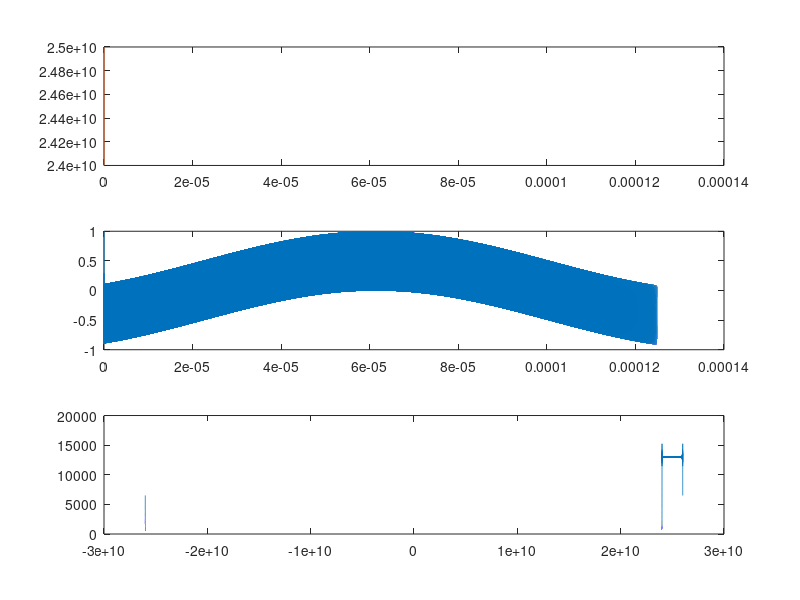
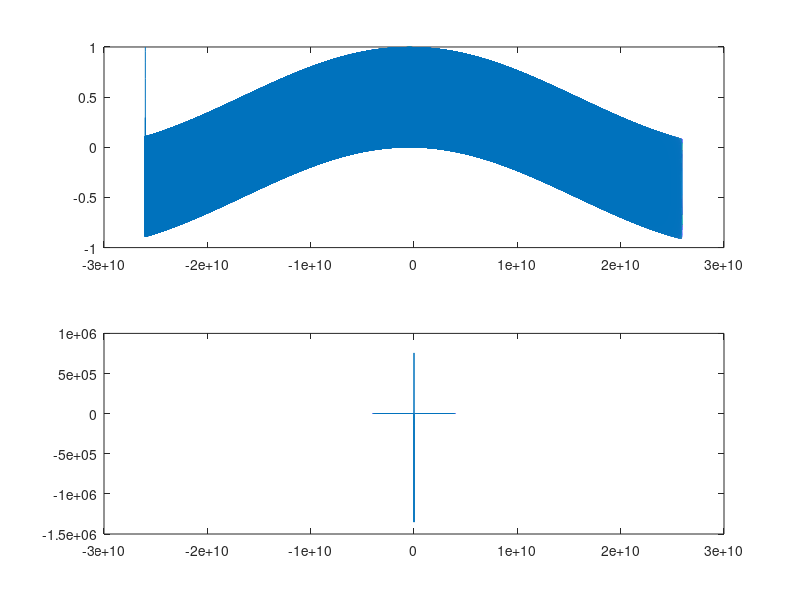

The MATLAB script that drew these images, in order: (Note: a time limit stopped this script after it produced the figures.)
%%%%%%%%%%%%%%%%%%%%%%%%%%%%%%%%%%%%%%%%%%%%%%%%%%%%%%%%%%%%%%%%%%%%%%%%%%%%%%%%
%FMCW SAR
%
%%%%%%%%%%%%%%%%%%%%%%%%%%%%%%%%%%%%%%%%%%%%%%%%%%%%%%%%%%%%%%%%%%%%%%%%%%%%%%%%
% load data and set parameters
c=2.99792458*10^8;

%load data

%% test data: target at 50 cm

%modulation
f0  = 24E9;            % GHz
BW  = 2E9;             % GHz
T   = 0.125E-3;        % ms Sweep Time !!!!!
Nt   = 256%1024;           % number of measurement points (mixed down)
th  = 0:1/(26E9)/2:T-1/(26E9)/2;  % fast time sampling (for simulator only)
d_th = mean(diff(th)); % time step (for simulator only)
alpha=(BW/T);          % frequency ramp rate

% baseband sampling
ts  =linspace(0,T,Nt); % Baseband time sampling sampling
d_ts = mean(diff(ts)); % Baseband time step 

% Simulation parameters

% Frequency ramp
ft =@(t) (f0 + 1/2*BW*mod(t,T)/T);   %chirp ramp
st =exp(1.0j*2*pi*ft(th).*th);       %chirp functon

% Received signal
% Delay time
tau = 2*.06/c%2E-9 %ns
sr = exp(1.0j*2*pi*ft(th-tau).*(th-tau)); %delayed signal
sm = real(st).*real(sr);                  %mixed signal, note mixed in real domain

% figure
% test_sm = exp(1j*2*pi*(f0*tau+alpha*th*tau-(1/2)*alpha*tau^2));
% plot(th(sample_Nt),real(sm(sample_Nt))); hold on;
% plot(th(sample_Nt), test_sm(sample_Nt),'r');

figure(1); clf; %plot frequency ramp
subplot(3,1,1)
plot(th,ft(th)); hold on;
plot(th,ft(th-tau)); 


subplot(3,1,2) %plot mixed siginal signal 
plot(th,real(sm))

subplot(3,1,3); %plot out signal in frequency domain
th_freqs = -1/(2*d_th):1/(T):1/(2*d_th)-1/T; 
st_FFT=ifftshift(fft(st));
plot(th_freqs,abs(st_FFT)); hold on;

figure(2); clf; %plot mixed signal in frequency domain
subplot(2,1,1)
plot(th_freqs,real(sm));
subplot(2,1,2)
plot(th_freqs,ifftshift(fft(sm)));

sample_Nt=floor(1:length(th)/Nt:length(th)); %range 

figure(3); clf; %plot sampled signal
subplot(2,1,1)
plot(th(sample_Nt),sm(sample_Nt))
subplot(2,1,2)

ts_freqs=-1/(2*d_ts):1/T:1/(2*d_ts);
sb=ifftshift(fft(sm(sample_Nt)))
plot(ts_freqs,abs(sb)); %frequency demand

%calc distance
[~,indx] = max(abs(sb(Nt/2+1:end)));
fb=ts_freqs(Nt/2+indx);

r=c*T*fb/(2*BW)
%beat frequency

% RVP
figure(31); clf;
subplot(3,1,1)
sRVP = exp(0*1j*pi*(ts_freqs).^2/alpha); %apply RVP filter !!!!!!!!!!!!

plot(ts_freqs,real(sRVP),ts_freqs,imag(sRVP),'--');

subplot(3,1,2)
sbsRVP = sb.*sRVP; %apply RVP filter

plot(ts_freqs, abs(sb),'b',ts_freqs,abs(sbsRVP),'r');

subplot(3,1,3); clf;
plot(ts,real(sm(sample_Nt)),'b'); hold on;
plot(ts,real(ifft(fftshift(sbsRVP))),'r')



%% point source test source
fmax = f0+BW;
lambdaMax = c/fmax;

%measurement track path

%scene 
xvec = 0:0.005:1;
yvec = 0:0.0075:.2 %!not set to max range

% yvec = -.1:lambdaMax/2:.1;

%scene center
flightAltitude = 0.001; %flight height
yCenter = mean(yvec) ; %offset
 R=sqrt(flightAltitude^2+yCenter^2); %%%%%%%%%!!!!!!!!!!!!!!!!!!!!!!!!!!
% R = 0.01;
xpath = xvec(1:end);


%max range measurable with beat frequency
rmax = c*(1/2)*(1/d_th)*T/(2*BW);

%make 
figure(4); clf; %target scene

[xgrid,ygrid] = meshgrid(xvec, yvec);

target = zeros(size(xgrid(:,:)));
target(floor(4*end/5),floor(4*end/5)) = 1;
target(floor(end/3),floor(end/3)) = 1;

subplot(2,1,1)
imagesc(xvec-x1,yvec-y1,target)
axis equal; axis tight; axis xy;
% generate received_signal


sb=zeros(numel(ts),numel(xpath));

 status = floor(linspace(0,numel(xpath),11));
for ii=1:numel(xpath)
    distance = sqrt(R^2+(xgrid-xpath(ii)).^2 + ygrid.^2); %from center
    tdelay  = 2*distance/c; %time delay to each point
    tmtx = repmat(permute(ts,[1,3,2]),size(xgrid,1), size(xgrid,2)); %make matrix of time points
    
%     %straight up mixing real components
%     sb(:,ii) = squeeze(squeeze(sum(target...
%         .*1./distance.*real(exp(1j*2*pi*ft(tmtx).*(tmtx)))...
%         .*1./distance.*real(exp(1j*2*pi*ft(tmtx-tdelay).*(tmtx-tdelay)))...
%         ,[1,2])));   %mix down to baseband

    %using equation
       %straight up mixing real components
%     sb(:,ii) = squeeze(squeeze(sum(target...
%        .*exp(1j*2*pi*(f0*tdelay+alpha.*tdelay.*tmtx-(1/2)*alpha.*tdelay.^2))...
%         ,[1,2])));   %mix down to baseband
%     
       sb(:,ii) = squeeze(squeeze(sum(target...
       .*((1./distance).^2).*exp(1j*2*pi*(f0*tdelay+alpha.*tdelay.*tmtx))...
        ,[1,2])));   %mix down to baseband
% 
%        sb(:,ii) = squeeze(squeeze(sum(target...
%        .*exp(1j*2*pi*(f0*tdelay+alpha.*tdelay.*tmtx))...
%         ,[1,2])));   %mix down to baseband    


    if sum(ii == status) == 1
    disp(['percent done: ', num2str(ii/numel(xpath)*100)]) 
    end
%     Sb = ifftshift(fft(sb(:,ii))); %take fft to get to frequency regime
%     [~,indx] = max(abs(Sb(Nt/2+1:end))); %find max frequencie position (ignore negative frequencies)
%     image(5); subplot(3,1,1);
%     hold on
%     plot(ts,abs(Sb));
%     
%     subplot(3,1,2)
%     hold on;
%     
%     fb=ts_freqs(Nt/2+indx); %calc baseband frequency
%     r=c*T*fb/(2*BW); %determine range 
%     plot(distance(target(:)==1),r,'-o');
%     axis equal
%     drawnow
end
figure(4), subplot(2,1,2);
imagesc(xpath,ts, angle(sb)), axis xy;

%% Reconstruct g= Hf
%reconstruction zone

[xi,yi] = meshgrid(xvec, yvec); %grid of xi, yi positions
%generate H
fest = zeros(numel(xi),1); %initialize estimate signal
% H=zeros(length(k)*length(xpath),numel(xi(:))); 

for ii=1:numel(xpath)
    
Di = sqrt(R.^2+(xpath(ii)-xi(:)).^2 + yi(:).^2).'; %distance to all points from xpath
tdelayi=2*Di/c; %time delay
%measurement matrix; note di is n x 1 and k is 1 x n vector
% H(1+(ii-1)*length(k):ii*length(k),:) = (1./Di.*exp(-1j*k.*Di)...
%                                       .*1./Di.*exp(-1j*k.*Di)).';
% Hjj  = ((1./Di).*exp(-1j*k.*Di)).*((1./Di).*exp(-1j*k.*Di));
% fest = Hjj(:)'*meas

% Hii  =((1./Di).*exp(1j*2*pi*ft(ts.').*(ts.'))).*((1./Di).*exp(1j*2*pi*ft(ts.'-tdelayi).*(ts.'-tdelayi))); %calc measurment matrix
% fest = fest+ Hii'*sb(:,ii);

Hii  =exp(1j*2*pi*(f0*tdelayi+alpha.*tdelayi.*ts.')); %calc measurment matrix
fest = fest+ Hii'*sb(:,ii);

% does not need ranging (c/(2*BW*1/T))... solely based on phase info 
end

image = reshape(fest, [size(xi,1),size(xi,2)])
image= abs(image)/max(abs(image(:)));

figure(4)
subplot(2,1,2)
imagesc(xvec-x1, yvec-y1,image)
axis equal; axis xy; axis tight;
%solve for image
% Kr = (4*pi/c)*(BW/T)*(fc/(BW/T)-ts);
% 
% Ky = sqrt(Kr.^2-Kx.^2)
%calculate fields at measurement position

%% reconstruct with RMA
% f  = linspace(f0,f0+BW,Nt); %freq Range
x1 = mean(xpath);           % center of image, x
y1 = mean(yvec);            % center of image, y                

%imaging regime size
Lx = abs(xvec(end)-xvec(1));
Ly = abs(yvec(end)-yvec(1));

%stepsize of measurements   
dx = abs(mean(diff(xpath)));

%zero pad
pad_Nx = 2.^(nextpow2(size(sb,2))); 
pad_Nr = 2.^(nextpow2(size(sb,1)));

dxi = Lx/(pad_Nx-1);
% dri = Ly/(pad_Nx-1);
% Kr spatial frequency rage (min, max); from
% exp(1j*2*pi*(f0*tau+alpha*tau*ts) = exp(1j*2*Kr*r)
KrMin = (4*pi/c)*alpha*(f0/alpha+ts(1).');
KrMax = (4*pi/c)*alpha*(f0/alpha+ts(end).');
Krc = (KrMax+KrMin)/2;
dkr   = abs(mean(diff((4*pi/c)*alpha*(f0/alpha+ts.'))));



% dr    = (KrMax-KrMin)/(pad_Nr-1);

% [Kx, Kr] = meshgrid(-2*pi/(2*dx):2*pi/(Lx):2*pi/(2*dx),(4*pi/c)*alpha*(f0/alpha+ts.'));
%   [Kx, Kr] = meshgrid(linspace(-2*pi/(2*dx),2*pi/(2*dx)-2*pi/(Lx),size(sb,2)),(4*pi/c)*alpha*(f0/alpha+ts.'));
% [Kx, Kr] = meshgrid(linspace(-2*pi/(2*dxi),2*pi/(2*dxi),pad_Nx),linspace(KrMin,KrMax, pad_Nr));
 [Kx, Kr] = meshgrid(-2*pi/(2*dx):2*pi/Lx:2*pi/(2*dx),(4*pi/c)*alpha*(f0/alpha+ts.'));
% [Kx, Kr] = meshgrid(-2*pi/(2*dx):2*pi/Lx:2*pi/(2*dx),(KrMin:dkr:KrMax));

%Calculate associated Ky component
Ky=sqrt(Kr.^2-Kx.^2)-Krc;
Ky=real(Ky);

%plot fields pre-RMA application
figure(5)
subplot(1,3,1)
imagesc(xvec, ts, real(sb));  axis xy; axis tight; 

subplot(1,3,2)
imagesc(xvec, ts, imag(sb));  axis xy; axis tight; 

subplot(1,3,3)
imagesc(xvec, ts, angle(sb)); axis xy; axis tight;

%conjugate signal 
wc = 2*pi*(f0+BW/2);
% wc = 2*pi*(f0);
% wc = repmat(wc,1,size(sb,2));

% sb_kr_xn = ifftshift(fft(fftshift(sb.*exp(-1j*wc.*ts.'),1),[],1)); %!!!!!!!!!!!!!!!!!!!!!!
% sb_kr_xn = fft(sb.*exp(-1j*wc.*ts.'),[],1); %!!!!!!!!!!!!!!!!!!!!!!
sb_kr_xn = ifftshift(fft(sb,[],1),1); %!!!!!!!!!!!!!!!!!!!!!!

% sb_kr_xn = fft(sb,[],1); %!!!!!!!!!!!!!!!!!!!!!!

% sb_kr_xn = sb.*exp(-1j*wc.*ts.');
% sb_kr_xn = sb.*exp(-1j*Krc.*(c*ts.')); %!!!!!!!!!!!!!!!!!!!!!!


%slow axisimagesc(xpath,Kr(1,:), abs(sb_kr_xn)); axis xy; axis tight;  

%fft slow axis
clear sb_kr_kxn;
sb_kr_kxn= ifftshift(fft(fftshift(sb_kr_xn,2),[],2),2);

% plot fields post fft
figure(6)
subplot(4,1,1)
imagesc(Kx(1,:),Kr(:,1), abs(sb_kr_kxn)); axis xy; axis tight;

title('spatial frequenc ydomain (phase)')
%shift
sb_kr_kxn_mf=sb_kr_kxn.*exp(-1j*R*sqrt(Kr.^2-Kx.^2)-1j*Kx*x1);

% add zero padding
% sb_kr_kxn_mf = padarray(sb_kr_kxn_mf,[ceil((pad_Nr-size(sb,1))/2), ceil((pad_Nx-size(sb,2))/2)],0,'pre'); %note, adding paddig to end here Kr
% % sb_kr_kxn = padarray(sb_kr_kxn,[floor((pad_Nr-size(sb,1))), floor((pad_Nx-size(sb,2))/2)],0,'post');
% sb_kr_kxn_mf = padarray(sb_kr_kxn_mf,[floor((pad_Nr-size(sb,1))/2), floor((pad_Nx-size(sb,2))/2)],0,'post');

% Kyi = padarray(Ky,[ceil((pad_Nx-size(sb,1))/2), ceil((pad_Nx-size(sb,2))/2)],0,'pre'); %note, adding paddig to end here Kr
% % sb_kr_kxn = padarray(sb_kr_kxn,[floor((pad_Nr-size(sb,1))), floor((pad_Nx-size(sb,2))/2)],0,'post');
% Kyi = padarray(Kyi,[floor((pad_Nx-size(sb,1))/2), floor((pad_Nx-size(sb,2))/2)],0,'post');



% Kyi = padarray(Ky,[ceil((pad_Nr-size(sb,1))/2), ceil((pad_Nx-size(sb,2))/2)],0,'pre');
% Kyi = padarray(Kyi,[floor((pad_Nr-size(sb,1))/2), floor((pad_Nx-size(sb,2))/2)],0,'post');

numSampling = 2^nextpow2(size(sb_kr_kxn_mf,1)+1000); %opt 2 (sample at next power of 2)
%  numSampling = size(sb_kr_kxn_mf,1); %opt 2 (sample at next power of 2)


% numSampling = 2^nextpow2(length(yvec)); %opt 2 (sample at next power of 2)

% numSampling = 2^(nextpow2(size(sb_kr_kxn,1))); %opt 2 (sample at next power of 2) 
Ky_min = min(min(Ky(Ky~=0)));
Ky_min = min(min(Ky));
Ky_max = max(max(Ky));

dky_resample = ((Ky_max-Ky_min))/(numSampling-1);
Ky_resample = linspace(-Ky_max,Ky_max, numSampling);

figure; 
imagesc(Kx(1,:),Ky_resample(:,1), abs(sb_kr_kxn_mf)); axis xy; axis tight;
title('mag after stolt interpolation')
xlabel('Kx(rad/m)')
ylabel('Ky(rad/m)')

% Sxy=padarray(Sxy,[ceil((pad-size(measurements,1))/2), ceil((pad-size(measurements,2))/2)],0,'pre');
% Sxy=padarray(Sxy,[floor((pad-size(measurements,1))/2), floor((pad-size(measurements,2))/2)],0,'post');


figure(6)
subplot(4,1,2)
imagesc(Kx(1,:),Kr(:,1), angle(sb_kr_kxn_mf)); axis xy; axis tight;
title('mag post matched filter')
xlabel('Kx(rad/m)')
ylabel('Kr(rad/m)')



subplot(4,1,3)
imagesc(Kx(1,:),Kr(:,1), Ky); axis xy; axis tight;
title('abs(Ky)')
xlabel('Kx(rad/m)')
ylabel('Kr(rad/m)')


% dy_rescale=

% dy_resample=2*pi/(Ky_max-Ky_min);
% Ky_resample = (0:dy_resample:yvec(end)).';

sb_kx_ky = zeros(length(Ky_resample),size(sb_kr_kxn_mf,2)); 

% Stolt interpolation
% for jj = 1:size(sb_kr_kxn_mf,2)
%     indx_vec = squeeze(squeeze(real(Ky(:,jj))~=0));    
%     if ~(sum(indx_vec)==0 || sum(indx_vec)==1) %check that there are enough points to interpolate
%         sb_kx_ky(:,jj) = interp1(Ky(indx_vec,jj), sb_kr_kxn_mf(indx_vec,jj), Ky_resample, 'nearest',0);
%     end
% end

% Stolt interpolation


for jj = 1:size(sb_kr_kxn_mf,2)
    indx_vec = squeeze(squeeze(real(Ky(:,jj))~=0));    
    if ~(sum(indx_vec)==0 || sum(indx_vec)==1) %check that there are enough points to interpolate
        sb_kx_ky(:,jj) = interp1(Ky(indx_vec,jj), sb_kr_kxn_mf(indx_vec,jj), Ky_resample, 'linear',0);
    end
end

% indx_vec2 = zeros(size(Ky,1),1);
% for jj = 1:size(sb_kr_kxn_mf,2)
%     indx_vec1 = squeeze(squeeze(real(Ky(1:end/2,jj))~=0));
%     indx_vec2(size(Ky,2)/2:size(Ky,2)) = squeeze(squeeze(real(Ky(end/2+1:end,jj))~=0));
%     
%     if ~(sum(indx_vec1)==0 || sum(indx_vec1)==1) %check that there are enough points to interpolate
%         sb_kx_ky(1:end/2,jj) = interp1(Ky(indx_vec1,jj), sb_kr_kxn_mf(indx_vec1,jj), flip(Ky_resample(end/2+1:end)), 'linear',0);
%     end
%     if ~(sum(indx_vec2)==0 || sum(indx_vec2)==1) %check that there are enough points to interpolate
%         sb_kx_ky(end/2+1:end,jj) = interp1(Ky(indx_vec2,jj), sb_kr_kxn_mf(indx_vec2,jj), Ky_resample(end/2+1:end), 'linear',0);
%     end
% end

    %debug stolt interp step: plot interpolatio for z-slice
            jj=110;
%             indx_vec = squeeze(squeeze(real(Ky(:,jj))~=0));
            %debug
            figure(300); clf; 
            plot(squeeze(squeeze(Ky(:,jj))),real(squeeze(sb_kr_kxn_mf(:,jj))));
            hold on;            
            plot(real(Ky_resample(:)),real(squeeze(squeeze(sb_kx_ky(:,jj)))),'-o')
            drawnow; xlim([-Ky_max, Ky_max])            
%      end 
% end
figure(6)
subplot(4,1,4)
imagesc(Kx(1,:),Ky_resample(:,1), abs(sb_kx_ky)); axis xy; axis tight;
title('mag after stolt interpolation')
xlabel('Kx(rad/m)')
ylabel('Ky(rad/m)')

% 
% dfy_resample=mean(diff(Ky_resample))/(2*pi);
% 
% (numSampling-1)*1/dfy_resample

% yveci=-2*pi/(2*dky_resample)-2*pi/(2*Ky_max-dky_resample):2*pi/(2*Ky_max+dky_resample):2*pi/(2*dky_resample);
yveci=linspace(-2*pi/(2*dky_resample),2*pi/(2*dky_resample),numSampling);


% xveci=linspace(-Lx/2,Lx/2,pad_Nx);
dKx = abs(mean(diff(Kx(1,:))));
BKx = (max(max(Kx))-min(min(Kx)));
xveci =( -2*pi/(2*dKx):2*pi/(BKx):2*pi/(2*dKx)); 

sb_kx_ky(find(isnan(sb_kx_ky))) = 0;

% 
% % sb_kx_y = (ifft(sb_kx_ky,[],1));
% % sb_x_y  = (ifft(sb_kx_y,[],2));
% 
sb_kx_y = ifftshift(ifft(fftshift(sb_kx_ky,1),[],1),1);
% % sb_kx_y = fftshift(ifft(sb_kx_ky,[],1),1);

% figure(10)
% subplot(2,1,1)
% imagesc(Kx(1,:),yveci,abs(sb_kx_y)); axis xy; axis tight;
% title('mag after fft Y direction')
% xlabel('Kx(rad/m)')
% ylabel('Ky(rad/m)')
% 
% subplot(2,1,2)
% imagesc(Kx(1,:),yveci,abs(fftshift(sb_kx_y,1))); axis xy; axis tight;
% title('mag after fft Y direction')
% xlabel('Kx(rad/m)')
% ylabel('Ky(rad/m)')


figure(7)
subplot(2,1,1)
imagesc(Kx(1,:),yveci,abs(sb_kx_y)); axis xy; axis tight;
title('mag after fft Y direction')
xlabel('Kx(rad/m)')
ylabel('Ky(rad/m)')

sb_x_y  =ifftshift(fft(fftshift(sb_kx_y,2),[],2),2);

subplot(2,1,2)
imagesc(xveci,yveci,abs(sb_x_y)); axis xy; axis tight; axis equal;
title('Reconstructed Image (fft X and Y)')
% % ylim([0,max(max(yveci))])
ylim([-.1,.1])
xlabel('X(m)')
ylabel('Y(m)')


%interpolate






% subplot(4,1,4)
% imagesc(xpath, yvec,abs(Sb_x_y)), axis xy, axis tight; axis equal;
